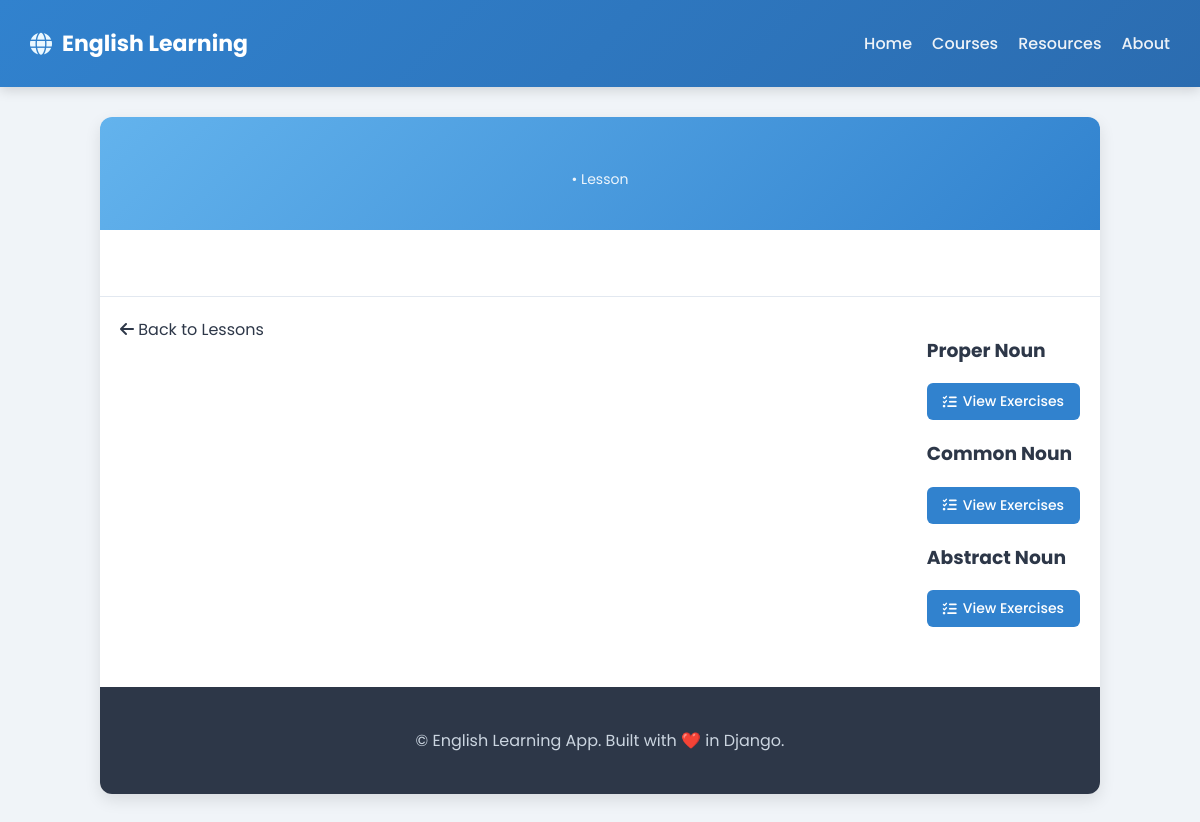
Page /learning/1/lessons/ on the committed database.
### learning/models.py (models this page shows, shortened)
class Lesson(models.Model):
    course = models.ForeignKey(Course, on_delete=models.CASCADE, related_name="lessons")
    title = models.CharField(max_length=200)
    content = models.TextField()
    video_url = models.URLField(blank=True, null=True, help_text="YouTube/Vimeo or hosted video URL")
    audio_url = models.URLField(blank=True, null=True, help_text="Audio file or podcast URL")
    image = models.ImageField(upload_to="lesson_images/", blank=True, null=True)
    flashcards = models.JSONField(blank=True, null=True, help_text="Store flashcards as JSON [{front:'word', back:'meaning'}]")
    order = models.PositiveIntegerField(default=0)

### learning/views.py (the view)
# urls.py: path("<int:course_id>/lessons/", views.lesson_list, name="lesson_list"),
def lesson_list(request, course_id):
    course = get_object_or_404(Course, id=course_id)
    lessons = course.lessons.all().order_by("order")
    return render(request, "learning/lesson_list.html", {"course": course, "lessons": lessons})

### learning/templates/learning/lesson_list.html (shortened to what this page needs)
<!DOCTYPE html>
<html lang="en">
<head>
    <link rel="stylesheet" href="https://cdnjs.cloudflare.com/ajax/libs/font-awesome/6.4.0/css/all.min.css">
</head>
<body>
    <header>
        <div class="logo"><i class="fas fa-globe"></i> English Learning</div>
        <nav>
            <ul>
                <li><a href="{% url 'home' %}">Home</a></li>
                <li><a href="{% url 'learning:course_list' %}">Courses</a></li>
                <li><a href="#">Resources</a></li>
                <li><a href="#">About</a></li>
            </ul>
        </nav>
    </header>
    <div class="container">
        <div class="lesson-container">
            <div class="lesson-header">
                <div class="lesson-meta">
                     • Lesson {{ lesson.order }}
                </div>
            </div>
            <div class="lesson-content">
            </div>
            <div class="lesson-actions">
                <a href="{% url 'learning:lesson_list' course.id %}" class="back-link">
                    <i class="fas fa-arrow-left"></i> Back to Lessons
                </a>
                <div>
                    {% for lesson in lessons %}
                        <div class="lesson-card">
                        <h3>{{ lesson.title }}</h3>
                        <a href="{% url 'learning:exercise_list' lesson.id %}" class="btn btn-primary">
                        <i class="fas fa-tasks"></i> View Exercises
                </a>
                    {% endfor %}
                </div>
                </div>
            </div>
        </div>
    </div>
    <footer>
        <p>&copy; {{ now|date:"Y" }} English Learning App. Built with ❤️ in Django.</p>
    </footer>
</body>
</html>

### learning/templates/learning/lesson_list.html (style rules this page uses)
body { font-family: 'Poppins', sans-serif; background: #f0f4f8; margin: 0; color: #2d3748; }
header { background: linear-gradient(135deg, #3182ce, #2b6cb0); color: white; padding: 15px 30px; display: flex; justify-content: space-between; align-items: center; box-shadow: 0 3px 12px rgba(0,0,0,0.15); }
.logo { font-size: 22px; font-weight: bold; display: flex; align-items: center; }
.logo i { margin-right: 10px; color: #ebf8ff; }
nav ul { list-style: none; display: flex; gap: 20px; }
nav ul li a { color: #edf2f7; text-decoration: none; font-weight: 500; transition: 0.3s; }
.container { max-width: 1000px; margin: 30px auto; padding: 0 20px; }
.lesson-container { background: white; border-radius: 12px; box-shadow: 0 6px 16px rgba(0,0,0,0.1); overflow: hidden; }
.lesson-header { background: linear-gradient(135deg, #63b3ed, #3182ce); padding: 40px 20px; color: white; text-align: center; position: relative; }
.lesson-meta { margin-top: 12px; font-size: 14px; opacity: 0.9; }
.lesson-content { padding: 25px; line-height: 1.7; }
.lesson-actions { padding: 20px; display: flex; justify-content: space-between; flex-wrap: wrap; gap: 10px; border-top: 1px solid #e2e8f0; }
.btn { padding: 8px 16px; border-radius: 6px; font-size: 14px; font-weight: 500; text-decoration: none; display: inline-flex; align-items: center; gap: 6px; transition: 0.3s; }
.btn-primary { background: #3182ce; color: white; }
.back-link { color: #2d3748; text-decoration: none; }
footer { text-align: center; padding: 25px; background: #2d3748; color: #cbd5e0; margin-top: 40px; }

### rows in the picture
Lesson: title "Proper Noun"
Lesson: title "Common Noun"
Lesson: title "Abstract Noun"
